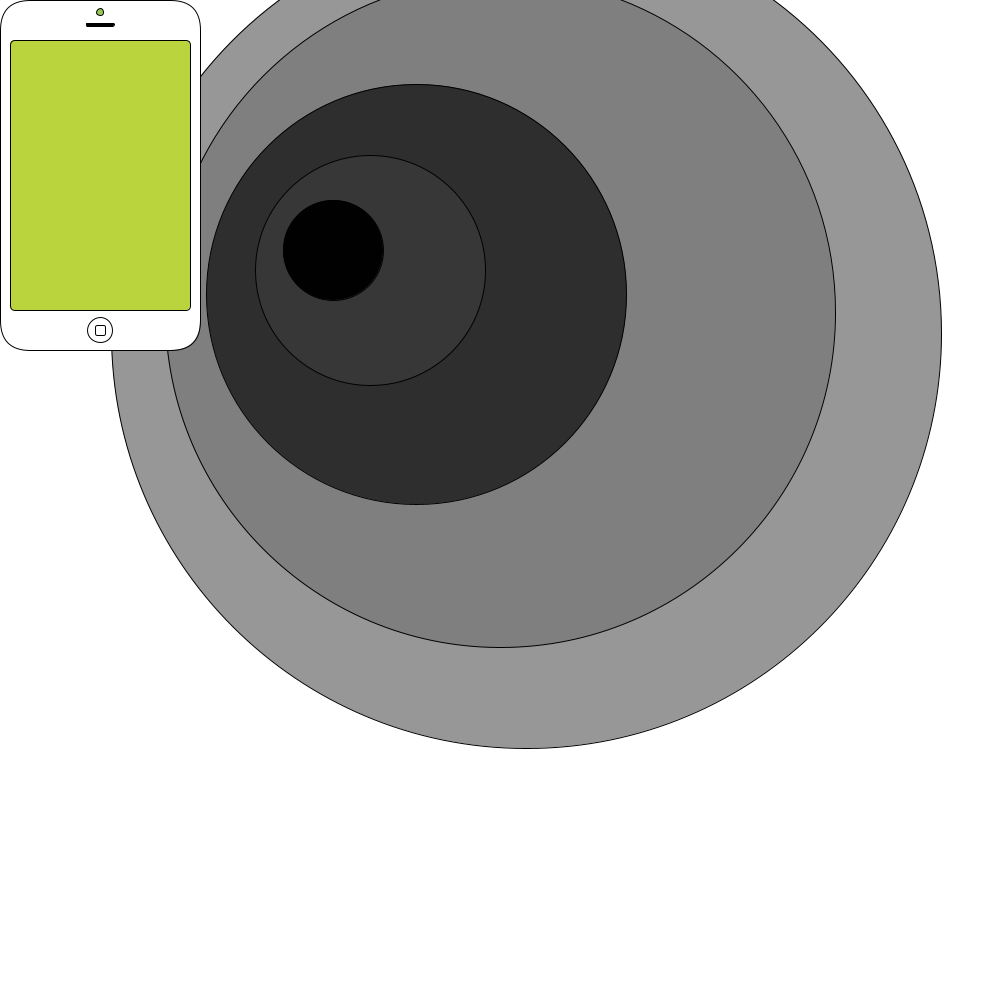
Frame 1 (no input)
Frame 60 (the mouse pressed at the canvas centre just before this capture): identical to frame 1, image omitted
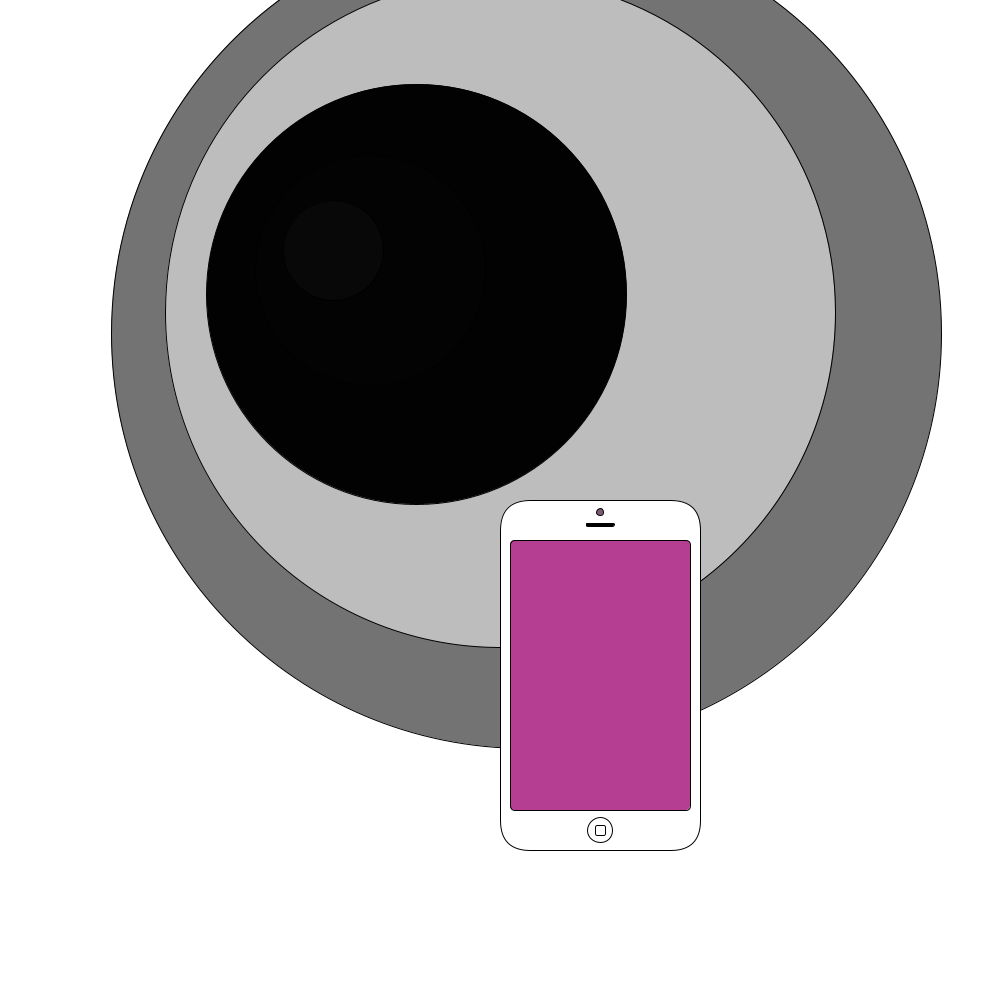
Frame 120 (the mouse held since frame 60 and released just before this capture)

The Processing sketch that drew these frames (run headless with seeded random() and noise(); from frame 60 on, the mouse is pressed at the canvas centre):

// Processing sketch: processing_155834
// ── processing_155834.pde


void setup() {
  size(1000, 1000);
  frameRate(5);
}

void draw() {

  //  float yyy = (mouseX+mouseY);
  //  randomSeed(2);
  //  float xxx = (mouseX-mouseY)/yyy;
  background(255);
  //fill(xxx*random(255), random(255), random(255));
  randomSeed(mouseX + mouseY);  

  float r = random(255);
  float g = random(255);
  float b = random(255);
fill(random(250));
  ellipse(width/1.9, height/3, 830, 830);
fill(random(200));
  ellipse(width/2, height/3.2, 670, 670);
fill(random(150));
  ellipse(width/2.4, height/3.4, 420, 420);
fill(random(100));
  ellipse(width/2.7, height/3.7, 230, 230);
fill(random(10));
  ellipse(width/3, height/4, 100, 100);
  
  fill(255);
  //rect(150, 120, 200, 350, 30);
  rect(mouseX, mouseY, 200, 350, 30);
  fill(random(255), random(255), random(255));
  ellipse(mouseX+100, mouseY+12, 7, 7);
  
  fill(r, g, b);
  rect(mouseX+10, mouseY+40, 180, 270, 5);
  fill(255);
  ellipse(mouseX+100, mouseY+330, 25, 25);
  rect(mouseX+95, mouseY+325, 10, 10, 2);
  fill(0);
  rect(mouseX+86, mouseY+23, 28, 3, 5);
}
